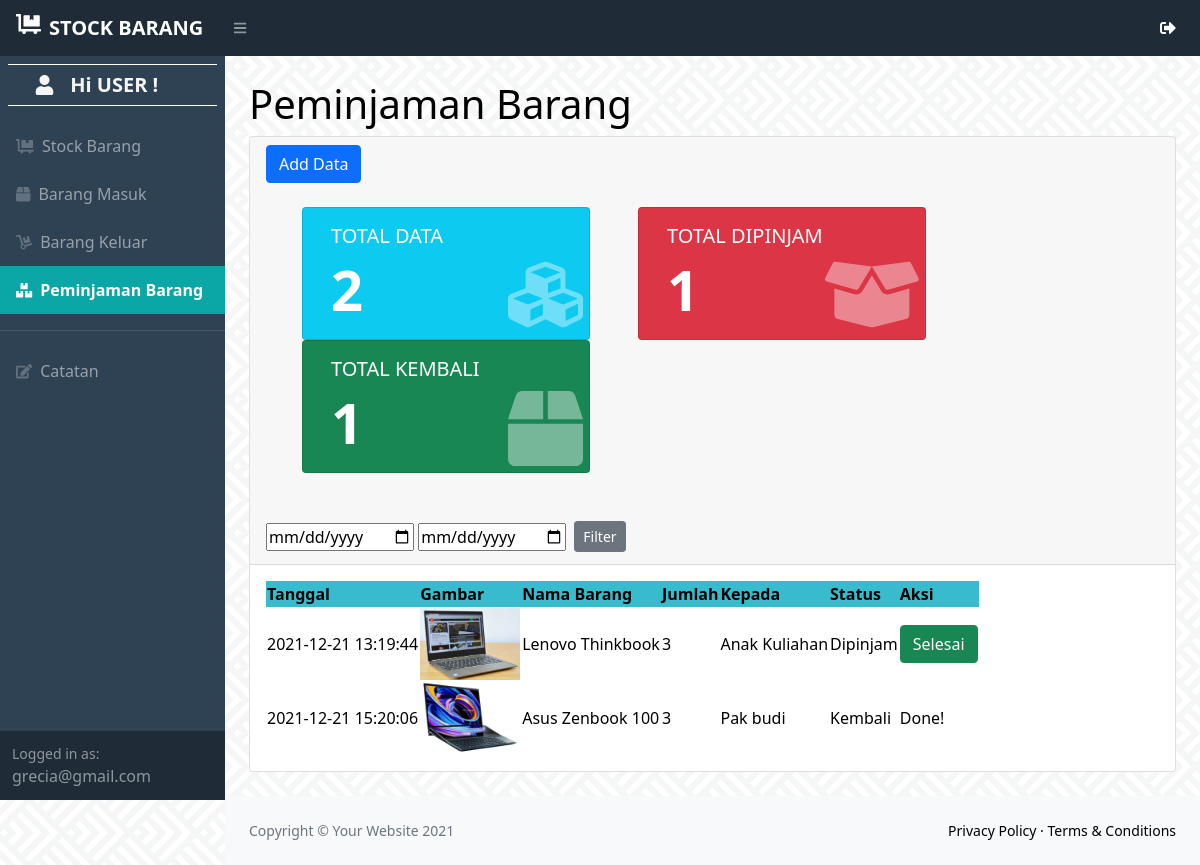
/user/peminjaman.php (signed in), run on the app's committed database.
### tables this page shows
CREATE TABLE `peminjaman` (
  `idpeminjaman` int(11) NOT NULL,
  `idbarang` int(11) NOT NULL,
  `tanggalpinjam` timestamp NOT NULL DEFAULT current_timestamp(),
  `qty` int(11) NOT NULL,
  `peminjam` varchar(30) NOT NULL,
  `status` varchar(10) NOT NULL DEFAULT 'Dipinjam'
);

CREATE TABLE `stock` (
  `idbarang` int(11) NOT NULL,
  `namabarang` varchar(50) NOT NULL,
  `deskripsi` varchar(50) NOT NULL,
  `stock` int(11) NOT NULL,
  `image` varchar(150) DEFAULT NULL
);

### user/peminjaman.php (the view, shortened to what this page needs)
<?php
require '../function.php';
$email = $_SESSION['email'];
$get1 = mysqli_query($conn, "select * from peminjaman");
$count1 = mysqli_num_rows($get1);
$get2 = mysqli_query($conn, "select * from peminjaman where status='Dipinjam'");
$count2 = mysqli_num_rows($get2);
$get3 = mysqli_query($conn, "select * from peminjaman where status='Kembali'");
$count3 = mysqli_num_rows($get3);
?>
<!DOCTYPE html>
<html lang="en">
    <head>
        <link href="https://cdn.jsdelivr.net/npm/simple-datatables@latest/dist/style.css" rel="stylesheet" />
        <link href="css/styles.css" rel="stylesheet" />
    </head>
    <body class="sb-nav-fixed">
        <nav class="sb-topnav navbar navbar-expand navbar-dark bg-dark">
            <a class="navbar-brand ps-3" href="home.php"><i class="fas fa-dolly-flatbed me-2 mb-1"></i><b>STOCK BARANG</b></a>
            <button class="btn btn-link btn-sm order-1 order-lg-0 me-4 me-lg-0" id="sidebarToggle" href="#!"><i class="fas fa-bars"></i></button>
            <ul class="navbar-nav ms-auto me-0 me-md-3 my-2 my-md-0">
                        <i class="fas fa-sign-out-alt me-2" id="navbarDropdown" href="#" role="button" data-bs-toggle="dropdown" aria-expanded="false" style="color:white;"></i>
            </ul>
        </nav>
        <div id="layoutSidenav">
            <div id="layoutSidenav_nav">
                <nav class="sb-sidenav accordion sb-sidenav-dark" id="sidenavAccordion">
                    <div class="sb-sidenav-menu">
                        <div class="nav">
                            <span class="navbar-brand ps-4 m-2" href="home.php" style=" border-top: 1px solid white; border-bottom: 1px solid white;">
                            <i class="fas fa-user fa-fw me-2 " style="color:#F5F5F5;"></i>
                            <b style="color:#F5F5F5;">Hi USER !</b></span>
                            <a class="nav-link mt-2"  href="home.php" >
                                <div class="sb-nav-link-icon" ><i class="fas fa-dolly-flatbed"></i></div>
                               Stock Barang</b>
                            </a>
                            <a class="nav-link" href="masuk.php" >
                                <div class="sb-nav-link-icon" ><i class="fas fa-box"></i></div>
                                Barang Masuk
                            </a>
                            <a class="nav-link" href="keluar.php" >
                                <div class="sb-nav-link-icon" ><i class="fas fa-dolly"></i></div>
                                Barang Keluar
                            </a>
                            <a class="nav-link" href="peminjaman.php" style="background-color:#0ba7a7;">
                                <div class="sb-nav-link-icon" style="color:white;"><i class="fas fa-boxes"></i></div>
                                <b style="color:white;"> Peminjaman Barang</b>
                            </a>
                            <hr>
                            <a class="nav-link" href="catatan.php">
                                <div class="sb-nav-link-icon"><i class="fas fa-edit"></i></div>
                                Catatan
                            </a>
                        </div>
                    </div>
                    <div class="sb-sidenav-footer">
                        <div class="small">Logged in as:</div>
                        <?=$email;?>
                    </div>
                </nav>
            </div>
            <div id="layoutSidenav_content">
                <main>
                    <div class="container-fluid px-4">
                        <h1 class="mt-4">Peminjaman Barang</h1>
                        <div class="card mb-4">
                            <div class="card-header">
                                 <button type="button" class="btn btn-primary" data-bs-toggle="modal" data-bs-target="#myModal">
                                    Add Data
                                 </button>
                                 <br>
                                 <div class="row text-white mt-4 ">
                                 <div class="card bg-info ms-5" style="width: 18rem;">
                                    <div class="card-body">
                                        <div class="card-body-icon">
                                        <i class="fas fa-cubes"></i>
                                        </div>
                                        <h5 class="card-title">TOTAL DATA</h5>
                                        <div class="display-4"><?=$count1;?></div>
                                    </div>
                                    </div>
                                    <div class="card bg-danger ms-5" style="width: 18rem;">
                                    <div class="card-body ">
                                        <div class="card-body-icon">
                                        <i class="fas fa-box-open"></i>
                                        </div>
                                        <h5 class="card-title">TOTAL DIPINJAM</h5>
                                        <div class="display-4"><?=$count2;?></div>
                                    </div>
                                    </div>
                                    <div class="card bg-success ms-5" style="width: 18rem;">
                                    <div class="card-body">
                                        <div class="card-body-icon">
                                        <i class="fas fa-box"></i>
                                        </div>
                                        <h5 class="card-title">TOTAL KEMBALI</h5>
                                        <div class="display-4"><?=$count3;?></div>
                                    </div>
                                    </div>
                                 </div>
                                 <div class="row mt-5">
                                     <div class="col">
                                        <form method="post" class="form-inline">
                                            <input type="date" name="tgl_mulai" >
                                            <input type="date" name="tgl_selesai" >
                                            <button type="submit" name="filter_tgl" class="btn btn-secondary btn-sm mb-1 ms-1" >Filter</button>
                                        </form>
                                     </div>
                                 </div>
                            </div>
                            <div class="card-body">
                                <table id="datatablesSimple">
                                    <thead style="background-color:#37bbcd;">
                                        <tr>
                                            <th>Tanggal</th>
                                            <th>Gambar</th>
                                            <th>Nama Barang</th>
                                            <th>Jumlah</th>
                                            <th>Kepada</th>
                                            <th>Status</th>
                                            <th>Aksi</th>
                                        </tr>
                                    </thead>
                                    <tbody>
                                    <?php
                                        if(isset($_POST['filter_tgl'])){
                                            $mulai = $_POST['tgl_mulai'];
                                            $selesai = $_POST['tgl_selesai'];
                                            if($mulai!=null || $selesai!=null){
                                                $ambilsemuadatastock = mysqli_query($conn,"select * from peminjaman p, stock s where s.idbarang = p.idbarang and tanggalpinjam BETWEEN '$mulai' and DATE_ADD('$selesai', INTERVAL 1 DAY) order by idpeminjaman");
                                            } else {
                                                $ambilsemuadatastock = mysqli_query($conn,"select * from peminjaman p, stock s where s.idbarang = p.idbarang order by idpeminjaman");
                                            }
                                        } else {
                                            $ambilsemuadatastock = mysqli_query($conn,"select * from peminjaman p, stock s where s.idbarang = p.idbarang order by idpeminjaman");
                                        }
                                        while($data=mysqli_fetch_array($ambilsemuadatastock)){
                                            $idk = $data['idpeminjaman'];
                                            $tanggal = $data['tanggalpinjam'];
                                            $namabarang = $data['namabarang'];
                                            $qty  = $data['qty'];
                                            $penerima = $data['peminjam'];
                                            $status = $data['status'];
                                            $gambar = $data['image'];
                                            if($gambar==null){
                                                $img = 'No Photo';
                                            } else {
                                                $img = '<img src="../images/'.$gambar.'" class="zoomable">';
                                            }
                                        ?>
                                        <tr>
                                            <td><?=$tanggal;?></td>
                                            <td><?=$img;?></td>
                                            <td><?=$namabarang;?></td>
                                            <td><?=$qty;?></td>
                                            <td><?=$penerima;?></td>
                                            <td><?=$status;?></td>
                                            <td>
                                            <?php
                                                if($status=='Dipinjam'){
                                                    echo ' <button type="button" class="btn btn-success" data-bs-toggle="modal" data-bs-target="#edit'.$idk.'">
                                                           Selesai
                                                           </button>';
                                                } else {
                                                    echo 'Done!';
                                                }
                                            ?>
                                            </td>
                                        </tr>
                                        </div>
                                        <?php
                                        };
                                    ?>
                            </div>
                        </div>
                    </div>
                <footer class="py-4 bg-light mt-auto">
                    <div class="container-fluid px-4">
                        <div class="d-flex align-items-center justify-content-between small">
                            <div class="text-muted">Copyright &copy; Your Website 2021</div>
                            <div>
                                <a href="#">Privacy Policy</a>
                                &middot;
                                <a href="#">Terms &amp; Conditions</a>
                            </div>
                        </div>
                    </div>
                </footer>
    </body>
</html>

### user/peminjaman.php (style rules this page uses)
.zoomable { width: 100px; }
a { text-decoration:none; color:black; }
.display-4 { font-weight: bold; }
.card-body-icon { position: absolute; z-index: 0; top: 30px; right: 6px; opacity: 0.4; font-size: 75px; }

### data on the page
peminjaman: tanggalpinjam "2021-12-21 13:19:44", idbarang.image (picture), idbarang.namabarang "Lenovo Thinkbook", qty "3", peminjam "Anak Kuliahan", status "Dipinjam"
peminjaman: tanggalpinjam "2021-12-21 15:20:06", idbarang.image (picture), idbarang.namabarang "Asus Zenbook 100", qty "3", peminjam "Pak budi", status "Kembali", shows "Done!"

### other printed values
$email "grecia@gmail.com"
$count1 "2"
$count2 "1"
$count3 "1"
